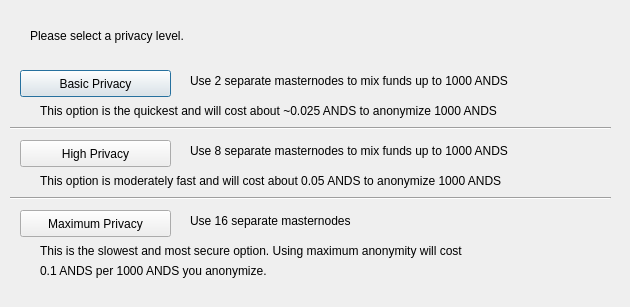
<?xml version="1.0" encoding="UTF-8"?>
<ui version="4.0">
 <class>DarksendConfig</class>
 <widget class="QDialog" name="DarksendConfig">
  <property name="geometry">
   <rect>
    <x>0</x>
    <y>0</y>
    <width>630</width>
    <height>307</height>
   </rect>
  </property>
  <property name="windowTitle">
   <string>Configure PrivateSend</string>
  </property>
  <widget class="QPushButton" name="buttonBasic">
   <property name="geometry">
    <rect>
     <x>20</x>
     <y>70</y>
     <width>151</width>
     <height>27</height>
    </rect>
   </property>
   <property name="text">
    <string>Basic Privacy</string>
   </property>
  </widget>
  <widget class="QPushButton" name="buttonHigh">
   <property name="geometry">
    <rect>
     <x>20</x>
     <y>140</y>
     <width>151</width>
     <height>27</height>
    </rect>
   </property>
   <property name="text">
    <string>High Privacy</string>
   </property>
  </widget>
  <widget class="QPushButton" name="buttonMax">
   <property name="geometry">
    <rect>
     <x>20</x>
     <y>210</y>
     <width>151</width>
     <height>27</height>
    </rect>
   </property>
   <property name="text">
    <string>Maximum Privacy</string>
   </property>
  </widget>
  <widget class="QLabel" name="label">
   <property name="geometry">
    <rect>
     <x>30</x>
     <y>20</y>
     <width>571</width>
     <height>31</height>
    </rect>
   </property>
   <property name="text">
    <string>Please select a privacy level.</string>
   </property>
  </widget>
  <widget class="QLabel" name="label_2">
   <property name="geometry">
    <rect>
     <x>190</x>
     <y>70</y>
     <width>421</width>
     <height>21</height>
    </rect>
   </property>
   <property name="text">
    <string>Use 2 separate masternodes to mix funds up to 1000 ANDS</string>
   </property>
  </widget>
  <widget class="QLabel" name="label_3">
   <property name="geometry">
    <rect>
     <x>190</x>
     <y>140</y>
     <width>411</width>
     <height>21</height>
    </rect>
   </property>
   <property name="text">
    <string>Use 8 separate masternodes to mix funds up to 1000 ANDS</string>
   </property>
  </widget>
  <widget class="QLabel" name="label_4">
   <property name="geometry">
    <rect>
     <x>190</x>
     <y>210</y>
     <width>421</width>
     <height>21</height>
    </rect>
   </property>
   <property name="text">
    <string>Use 16 separate masternodes</string>
   </property>
  </widget>
  <widget class="QLabel" name="label_6">
   <property name="geometry">
    <rect>
     <x>40</x>
     <y>100</y>
     <width>561</width>
     <height>21</height>
    </rect>
   </property>
   <property name="text">
    <string>This option is the quickest and will cost about ~0.025 ANDS to anonymize 1000 ANDS</string>
   </property>
  </widget>
  <widget class="QLabel" name="label_7">
   <property name="geometry">
    <rect>
     <x>40</x>
     <y>170</y>
     <width>561</width>
     <height>21</height>
    </rect>
   </property>
   <property name="text">
    <string>This option is moderately fast and will cost about 0.05 ANDS to anonymize 1000 ANDS</string>
   </property>
  </widget>
  <widget class="QLabel" name="label_8">
   <property name="geometry">
    <rect>
     <x>40</x>
     <y>240</y>
     <width>561</width>
     <height>21</height>
    </rect>
   </property>
   <property name="text">
    <string>This is the slowest and most secure option. Using maximum anonymity will cost</string>
   </property>
  </widget>
  <widget class="QLabel" name="label_9">
   <property name="geometry">
    <rect>
     <x>40</x>
     <y>260</y>
     <width>561</width>
     <height>21</height>
    </rect>
   </property>
   <property name="text">
    <string>0.1 ANDS per 1000 ANDS you anonymize.</string>
   </property>
  </widget>
  <widget class="Line" name="line">
   <property name="geometry">
    <rect>
     <x>10</x>
     <y>120</y>
     <width>601</width>
     <height>16</height>
    </rect>
   </property>
   <property name="orientation">
    <enum>Qt::Horizontal</enum>
   </property>
  </widget>
  <widget class="Line" name="line_2">
   <property name="geometry">
    <rect>
     <x>10</x>
     <y>190</y>
     <width>601</width>
     <height>16</height>
    </rect>
   </property>
   <property name="orientation">
    <enum>Qt::Horizontal</enum>
   </property>
  </widget>
 </widget>
 <resources/>
 <connections/>
</ui>
